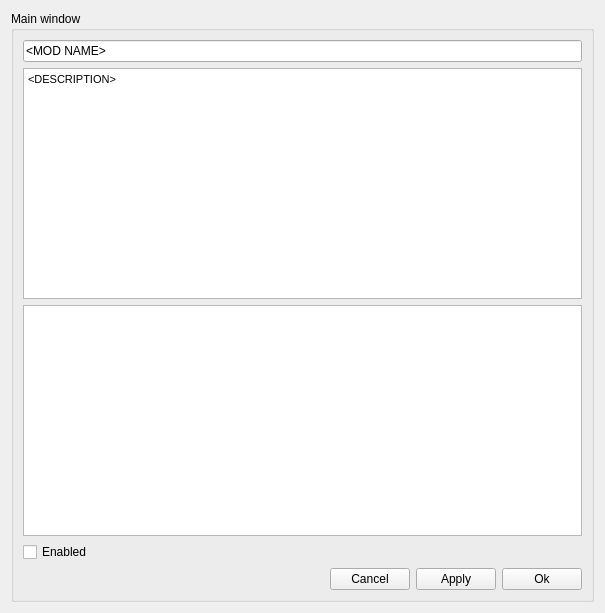
<?xml version="1.0" encoding="UTF-8"?>
<ui version="4.0">
 <class>Form</class>
 <widget class="QWidget" name="Form">
  <property name="geometry">
   <rect>
    <x>0</x>
    <y>0</y>
    <width>605</width>
    <height>613</height>
   </rect>
  </property>
  <property name="windowTitle">
   <string>Form</string>
  </property>
  <layout class="QHBoxLayout" name="horizontalLayout">
   <item>
    <widget class="QGroupBox" name="groupBox">
     <property name="title">
      <string>Main window</string>
     </property>
     <layout class="QVBoxLayout" name="verticalLayout">
      <item>
       <layout class="QVBoxLayout" name="Mod_data_section">
        <item>
         <widget class="QLineEdit" name="Mod_name_box">
          <property name="text">
           <string>&lt;MOD NAME&gt;</string>
          </property>
         </widget>
        </item>
        <item>
         <widget class="QTextEdit" name="Description">
          <property name="html">
           <string>&lt;!DOCTYPE HTML PUBLIC &quot;-//W3C//DTD HTML 4.0//EN&quot; &quot;http://www.w3.org/TR/REC-html40/strict.dtd&quot;&gt;
&lt;html&gt;&lt;head&gt;&lt;meta name=&quot;qrichtext&quot; content=&quot;1&quot; /&gt;&lt;style type=&quot;text/css&quot;&gt;
p, li { white-space: pre-wrap; }
&lt;/style&gt;&lt;/head&gt;&lt;body style=&quot; font-family:'MS Shell Dlg 2'; font-size:8.25pt; font-weight:400; font-style:normal;&quot;&gt;
&lt;p style=&quot; margin-top:0px; margin-bottom:0px; margin-left:0px; margin-right:0px; -qt-block-indent:0; text-indent:0px;&quot;&gt;&amp;lt;DESCRIPTION&amp;gt;&lt;/p&gt;&lt;/body&gt;&lt;/html&gt;</string>
          </property>
         </widget>
        </item>
        <item>
         <widget class="QListWidget" name="Mod_paths_list">
          <property name="toolTip">
           <string>&lt;html&gt;&lt;head/&gt;&lt;body&gt;&lt;p&gt;A list of file/directory paths that makeup this mod&lt;/p&gt;&lt;/body&gt;&lt;/html&gt;</string>
          </property>
         </widget>
        </item>
       </layout>
      </item>
      <item>
       <widget class="QCheckBox" name="Enabled_check_box">
        <property name="text">
         <string>Enabled</string>
        </property>
       </widget>
      </item>
      <item>
       <layout class="QHBoxLayout" name="Confirmation_buttons">
        <item>
         <spacer name="horizontalSpacer">
          <property name="orientation">
           <enum>Qt::Horizontal</enum>
          </property>
          <property name="sizeHint" stdset="0">
           <size>
            <width>40</width>
            <height>20</height>
           </size>
          </property>
         </spacer>
        </item>
        <item>
         <widget class="QPushButton" name="Cancel_button">
          <property name="text">
           <string>Cancel</string>
          </property>
         </widget>
        </item>
        <item>
         <widget class="QPushButton" name="Apply_button">
          <property name="text">
           <string>Apply</string>
          </property>
         </widget>
        </item>
        <item>
         <widget class="QPushButton" name="Ok_button">
          <property name="text">
           <string>Ok</string>
          </property>
         </widget>
        </item>
       </layout>
      </item>
     </layout>
    </widget>
   </item>
  </layout>
 </widget>
 <resources/>
 <connections>
  <connection>
   <sender>Cancel_button</sender>
   <signal>released()</signal>
   <receiver>Form</receiver>
   <slot>close()</slot>
   <hints>
    <hint type="sourcelabel">
     <x>401</x>
     <y>585</y>
    </hint>
    <hint type="destinationlabel">
     <x>393</x>
     <y>613</y>
    </hint>
   </hints>
  </connection>
 </connections>
</ui>
